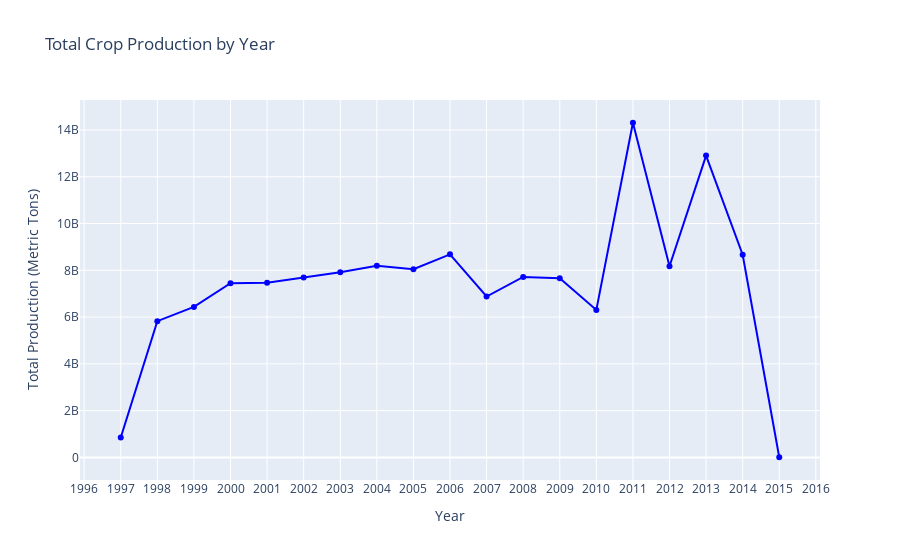

Notebook code for this chart:
### Code cell
import pandas as pd
import plotly.express as px


# Group the data by year and sum the production for each year
production_by_year = df.groupby('Crop_Year')['Production'].sum().reset_index()

# Create the line plot
fig = px.line(
    production_by_year, 
    x='Crop_Year', 
    y='Production', 
    title='Total Crop Production by Year',
    labels={'Crop_Year': 'Year', 'Production': 'Total Production (Metric Tons)'}
)

# Update layout for better visualization
fig.update_traces(mode='lines+markers', line=dict(color='blue'))
fig.update_layout(xaxis=dict(tickmode='linear'))

# Show the plot
fig.show()

### Figure 1 — Plotly figure (JSON) as saved in the notebook; plotly's stock layout.template omitted (floating-point values rounded to 4 significant figures)
{"data": [{"hovertemplate": "Year=%{x}<br>Total Production (Metric Tons)=%{y}<extra></extra>", "legendgroup": "", "line": {"color": "blue", "dash": "solid"}, "marker": {"symbol": "circle"}, "mode": "lines+markers", "name": "", "orientation": "v", "showlegend": false, "type": "scatter", "x": [1997, 1998, 1999, 2000, 2001, 2002, 2003, 2004, 2005, 2006, 2007, 2008, 2009, 2010, 2011, 2012, 2013, 2014, 2015], "xaxis": "x", "y": [851232906, 5825000000.0, 6435000000.0, 7450000000.0, 7466000000.0, 7697000000.0, 7918000000.0, 8189000000.0, 8044000000.0, 8682000000.0, 6879000000.0, 7717000000.0, 7660000000.0, 6308000000.0, 14310000000.0, 8171000000.0, 12900000000.0, 8665000000.0, 6935000.0], "yaxis": "y"}], "layout": {"autosize": true, "legend": {"tracegroupgap": 0}, "title": {"text": "Total Crop Production by Year"}, "xaxis": {"anchor": "y", "autorange": true, "domain": [0, 1], "range": [1996.0, 2016.0], "tickmode": "linear", "title": {"text": "Year"}, "type": "linear"}, "yaxis": {"anchor": "x", "autorange": true, "domain": [0, 1], "range": [-1173000000.0, 15490000000.0], "title": {"text": "Total Production (Metric Tons)"}, "type": "linear"}}}
